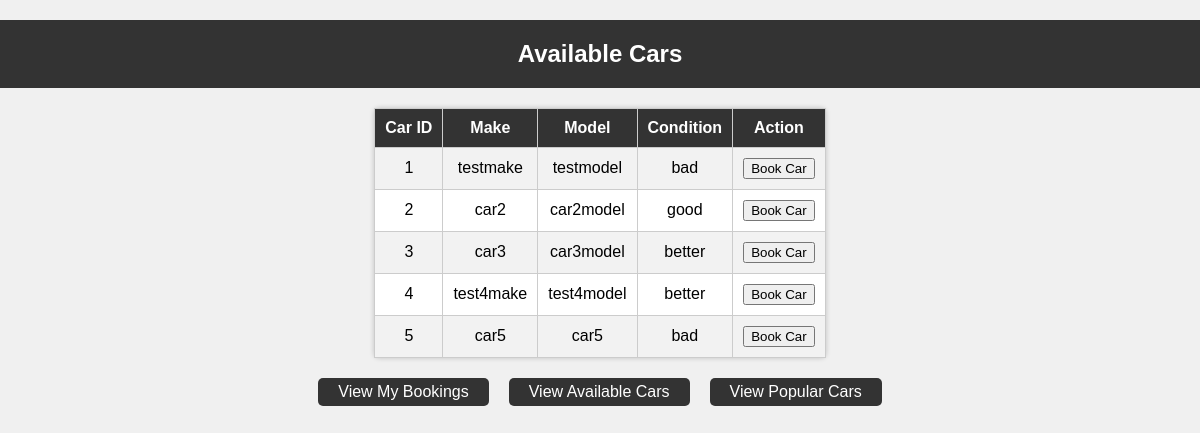
The app's page /vehiclerentalmanagementsystem/vehiclerental/list_cars.php with its own data.
### tables this page shows
CREATE TABLE `car` (
  `car_id` int(11) NOT NULL,
  `make` varchar(255) NOT NULL,
  `model` varchar(255) NOT NULL,
  `condition` varchar(255) NOT NULL
);

### vehiclerentalmanagementsystem/vehiclerental/list_cars.php (the view, shortened to what this page needs)
<!DOCTYPE html>
<html>
<head>
</head>
<body>
    <?php
    require_once('config.php');
    $sql = "SELECT car_id, make, model, `condition` FROM car";
    $result = $conn->query($sql);
    if ($result->num_rows > 0) {
        echo "<h2>Available Cars</h2>";
        echo "<table border='1'>";
        echo "<tr><th>Car ID</th><th>Make</th><th>Model</th><th>Condition</th><th>Action</th></tr>";
        while ($row = $result->fetch_assoc()) {
            echo "<tr>";
            echo "<td>" . $row["car_id"] . "</td>";
            echo "<td>" . $row["make"] . "</td>";
            echo "<td>" . $row["model"] . "</td>";
            echo "<td>" . $row["condition"] . "</td>";
            echo "<td>";
            echo "<form method='post' action='car_reserve.php'>";
            echo "<input type='submit' value='Book Car'>";
            echo "</form>";
            echo "</td>";
            echo "</tr>";
        }
        echo "</table>";
    } else {
        echo "No cars found.";
    }
    ?>
    <div class="button-container">
        <a href="customer_bookings.php" class="button">View My Bookings</a>
        <a href="available_cars.php" class="button">View Available Cars</a>
        <a href="correlated.php" class="button">View Popular Cars</a>
    </div>
</body>
</html>

### vehiclerentalmanagementsystem/vehiclerental/list_cars.php (style rules this page uses)
body { font-family: Arial, sans-serif; background-color: #f0f0f0; margin: 0; padding: 0; }
h2 { background-color: #333; color: #fff; padding: 20px; text-align: center; }
table { background-color: #fff; border-collapse: collapse; border-radius: 5px; box-shadow: 0 0 5px rgba(0, 0, 0, 0.2); margin: 20px auto; max-width: 800px; padding: 20px; }
th, td { padding: 10px; text-align: center; border: 1px solid #ccc; }
th { background-color: #333; color: #fff; }
tr:nth-child(even) { background-color: #f2f2f2; }
.button-container { display: flex; justify-content: center; margin-top: 20px; }
.button { background-color: #333; color: #fff; border: none; border-radius: 5px; padding: 5px 20px; cursor: pointer; margin: 0 10px; text-decoration: none; }

### records on screen
car: car_id "1", make "testmake", model "testmodel", condition "bad"
car: car_id "2", make "car2", model "car2model", condition "good"
car: car_id "3", make "car3", model "car3model", condition "better"
car: car_id "4", make "test4make", model "test4model", condition "better"
car: car_id "5", make "car5", model "car5", condition "bad"
